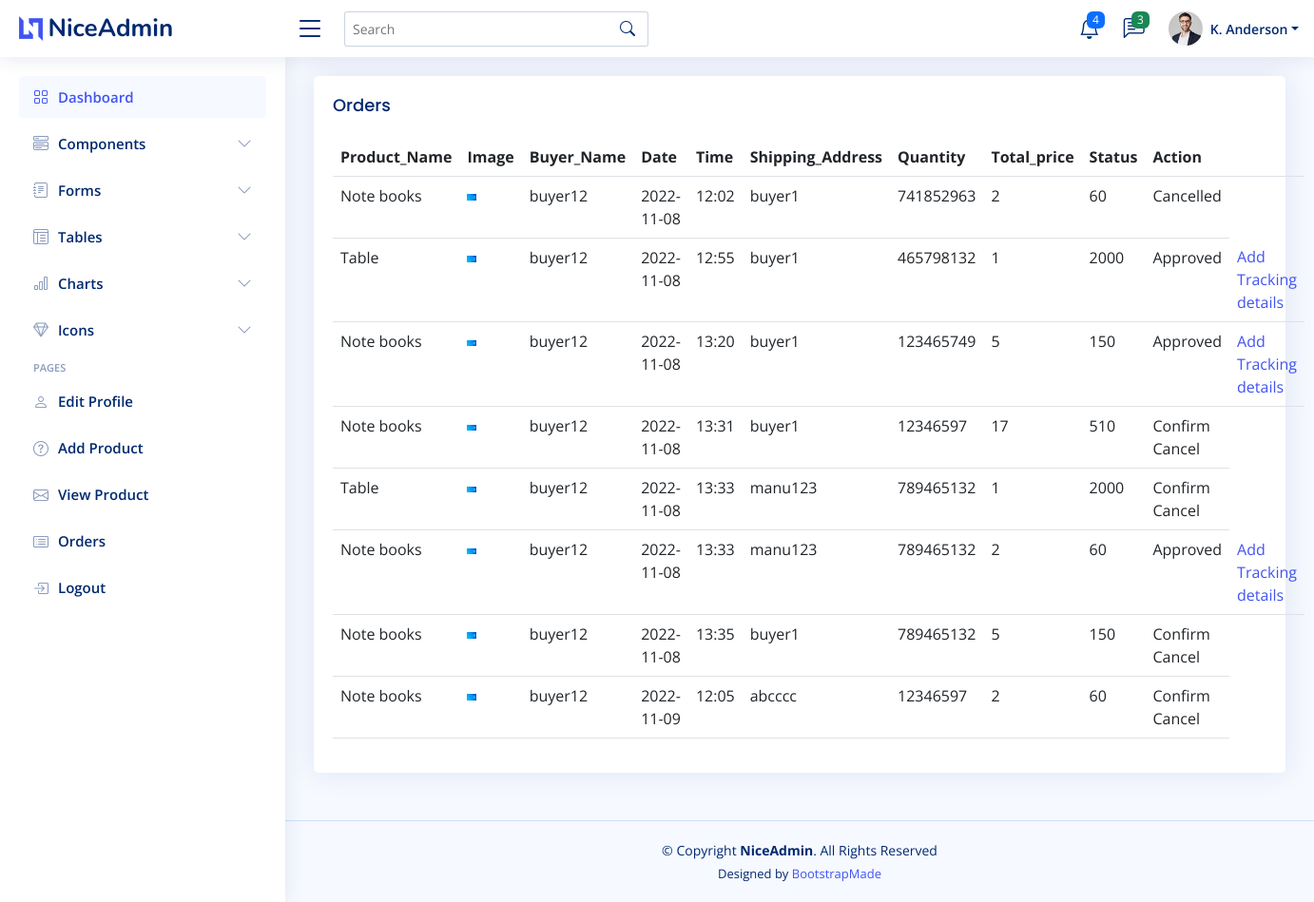
Screenshot of /viewOrders/ (signed in) with the database file from the repository.
### buyer/models.py (models this page shows)
class OrderModel(models.Model):
    Seller=models.ForeignKey('seller.SellerModel',on_delete=models.CASCADE)
    Product=models.ForeignKey('seller.ProductModel',on_delete=models.CASCADE)
    Buyer=models.ForeignKey('buyer.BuyerModel',on_delete=models.CASCADE)
    Shipping=models.CharField(max_length=255)
    Phone=models.CharField(max_length=50,default='10')
    Quantity=models.IntegerField()
    Total_price=models.IntegerField()
    Date=models.CharField(max_length=50,default='10')
    Time=models.CharField(max_length=50)
    Status=models.CharField(max_length=50,default='pending')

class BuyerModel(models.Model):
    Name=models.CharField(max_length=255)
    Gender=models.CharField(max_length=20)
    Address=models.CharField(max_length=500)
    DOB=models.CharField(max_length=50)
    Country=models.CharField(max_length=255)
    Phone=models.CharField(max_length=20)
    Username=models.CharField(max_length=255)
    Password=models.CharField(max_length=50)

### seller/models.py (models this page shows)
class ProductModel(models.Model):
    Name=models.CharField(max_length=255)
    ImageFile=models.FileField()
    Details=models.CharField(max_length=500)
    Stock=models.IntegerField()
    Category=models.ForeignKey('siteAdmin.categoryTableModel',on_delete=models.CASCADE)
    Seller=models.ForeignKey(SellerModel,on_delete=models.CASCADE)
    Price=models.IntegerField()

### seller/views.py (the view)
# urls.py: path('viewOrders/',sellerview.viewOrders,name='viewOrders'),
def viewOrders(request):
    seller=request.session['id']
    order_db=OrderModel.objects.filter(Seller_id=seller)
    return render(request,'viewBuyerOrder.html',{'view':order_db})

### template/viewBuyerOrder.html (shortened to what this page needs)
<!DOCTYPE html>
<html lang="en">
    {% extends "sellerbase.html" %}
    {%block content %}
    <div class="card">
        <div class="card-body">
          <h5 class="card-title">Orders</h5>
          <table class="table table-hover">
            <thead>
              <tr>
                <th scope="col">Product_Name</th>
                <th scope="col">Image</th>
                <th scope="col">Buyer_Name</th>
                <th scope="col">Date</th>
                <th scope="col">Time</th>
                <th scope="col">Shipping_Address</th>
                <th scope="col">Quantity</th>
                <th scope="col">Total_price</th>
                <th scope="col">Status</th>
                <th scope="col"colspan="2">Action</th>
              </tr>
            </thead>
            <tbody>
                {%for v in view%}
                <tr>
                    <td>{{v.Product.Name}}</td>
                    <td><img src="{{v.Product.ImageFile.url}}" height="20%" width="20%"></td>
                    <td>{{v.Buyer.Name}}</td>
                    <td>{{v.Date}}</td>
                    <td>{{v.Time}}</td>
                    <td>{{v.Shipping}}</td>
                    <td>{{v.Phone}}</td>
                    <td>{{v.Quantity}}</td>
                    <td>{{v.Total_price}}</td>
                    <td>{{v.Status}}</td>
                    {%if v.Status == 'pending'%}
                    <td><a href="{%url 'productApprove'  v.id%}">Approve</a></td>
                    <td><a href="{%url 'productReject' v.id %}">Reject</a></td>
                    {% elif v.Status == 'Approved' %}
                    <td colspan="2"><a href="{% url 'trackingDetails' v.id %}">Add Tracking details</a></td>
                    {%elif v.Status == 'Rejected' %}
                    <td><a href="{% url 'confirmCancel' v.id %}">Confirm cancel</a></td>
                    {%endif%}
                </tr>
                {%endfor%}
            </table>
        </div>
      </div>
    {%endblock %}

### static/NiceAdmin/assets/css/style.css (style rules this page uses)
:root { scroll-behavior: smooth; }
body { font-family: "Open Sans", sans-serif; background: #f6f9ff; color: #444444; }
h1, h2, h3, h4, h5, h6 { font-family: "Nunito", sans-serif; }
.card { margin-bottom: 30px; border: none; border-radius: 5px; box-shadow: 0px 0 30px rgba(1, 41, 112, 0.1); }
.card-title { padding: 20px 0 15px 0; font-size: 18px; font-weight: 500; color: #012970; font-family: "Poppins", sans-serif; }
.card-body { padding: 0 20px 20px 20px; }

### rows the page displays
OrderModel: Product.Name "Note books", Product.ImageFile (picture), Buyer.Name "buyer12", Date "2022-11-08", Time "12:02", Shipping "buyer1", Phone "741852963", Quantity "2", Total_price "60", Status "Cancelled"
OrderModel: Product.Name "Table", Product.ImageFile (picture), Buyer.Name "buyer12", Date "2022-11-08", Time "12:55", Shipping "buyer1", Phone "465798132", Quantity "1", Total_price "2000", Status "Approved", shows "Add Tracking details"
OrderModel: Product.Name "Note books", Product.ImageFile (picture), Buyer.Name "buyer12", Date "2022-11-08", Time "13:20", Shipping "buyer1", Phone "123465749", Quantity "5", Total_price "150", Status "Approved", shows "Add Tracking details"
OrderModel: Product.Name "Note books", Product.ImageFile (picture), Buyer.Name "buyer12", Date "2022-11-08", Time "13:31", Shipping "buyer1", Phone "12346597", Quantity "17", Total_price "510", Status "Confirm Cancel"
OrderModel: Product.Name "Table", Product.ImageFile (picture), Buyer.Name "buyer12", Date "2022-11-08", Time "13:33", Shipping "manu123", Phone "789465132", Quantity "1", Total_price "2000", Status "Confirm Cancel"
OrderModel: Product.Name "Note books", Product.ImageFile (picture), Buyer.Name "buyer12", Date "2022-11-08", Time "13:33", Shipping "manu123", Phone "789465132", Quantity "2", Total_price "60", Status "Approved", shows "Add Tracking details"
OrderModel: Product.Name "Note books", Product.ImageFile (picture), Buyer.Name "buyer12", Date "2022-11-08", Time "13:35", Shipping "buyer1", Phone "789465132", Quantity "5", Total_price "150", Status "Confirm Cancel"
OrderModel: Product.Name "Note books", Product.ImageFile (picture), Buyer.Name "buyer12", Date "2022-11-09", Time "12:05", Shipping "abcccc", Phone "12346597", Quantity "2", Total_price "60", Status "Confirm Cancel"
